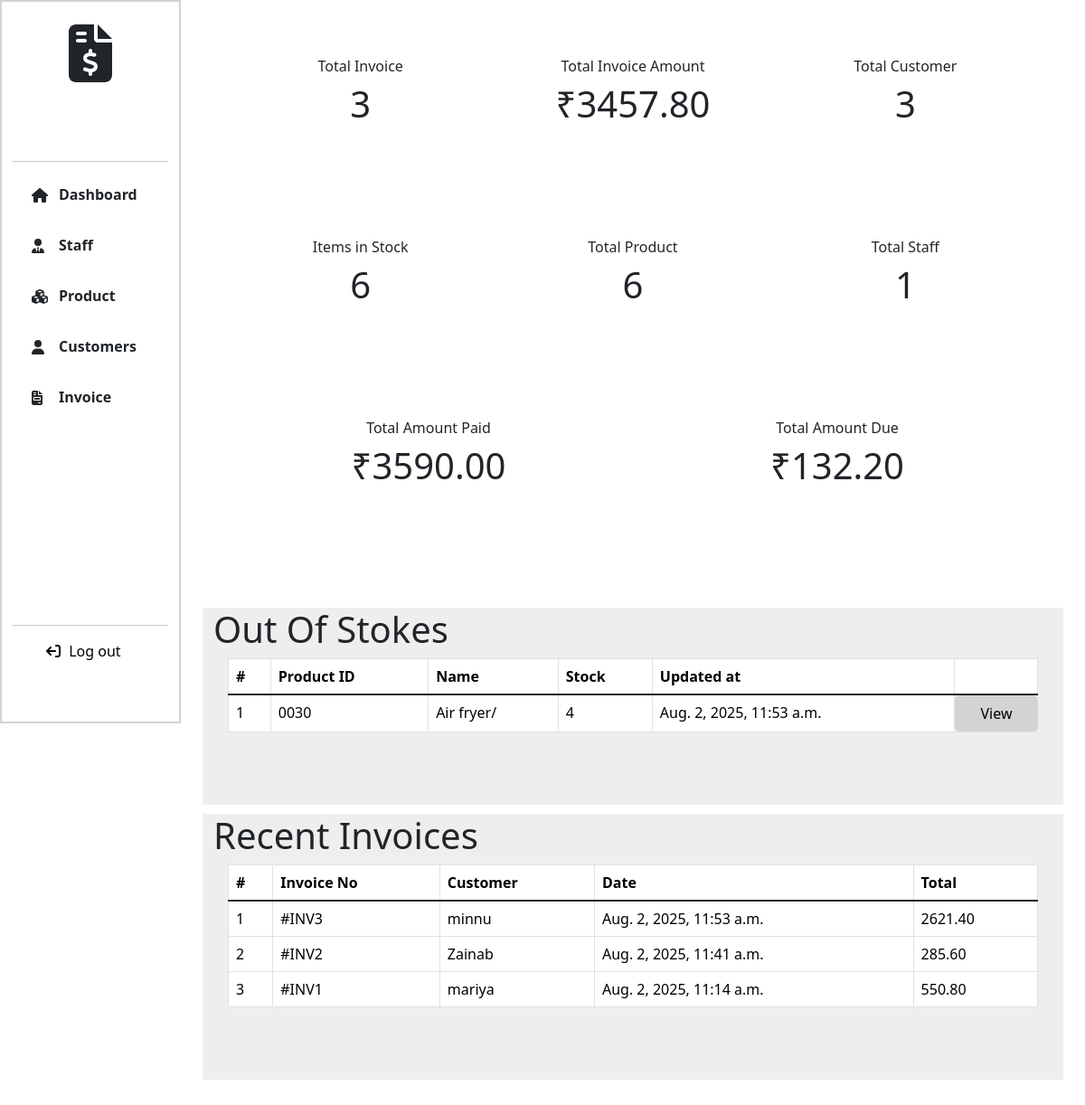
Page /dashboard/ (signed in) on the earlier database version.
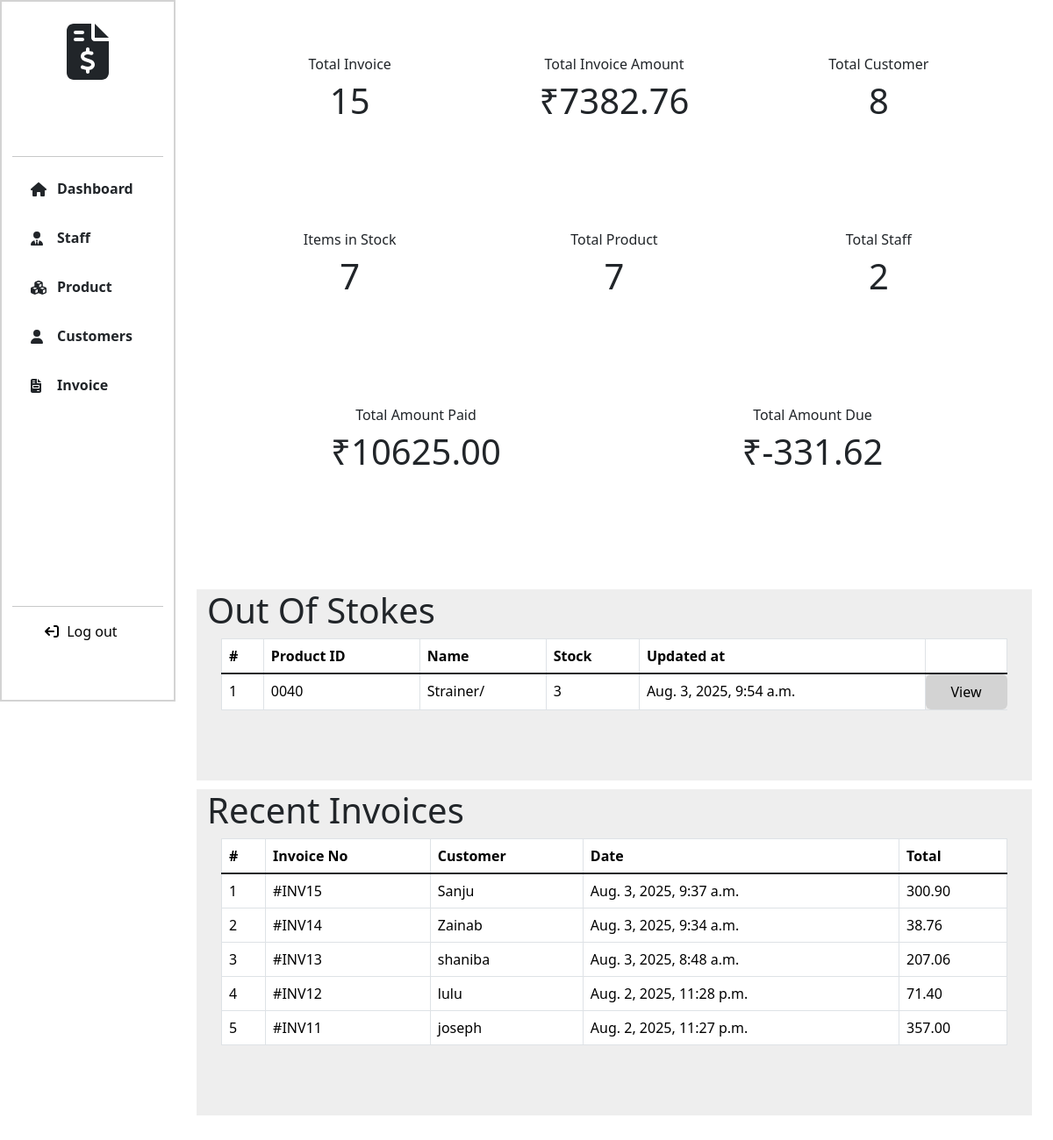
Same page on the later database version.
### Billing_App/models.py (models this page shows, shortened)
class Product(models.Model):
    product_id = models.CharField(max_length=10,null=True)
    name = models.CharField(max_length=255)
    description = models.TextField(null=True, blank=True)
    price = models.DecimalField(max_digits=10, decimal_places=2)
    stock = models.PositiveIntegerField()
    image = models.ImageField(upload_to='products/', null=True, blank=True)
    category = models.CharField(choices=CATEGORY_CHOICES, max_length=255, null=True, blank=True)
    is_active = models.BooleanField(default=True)
    created_at = models.DateTimeField(auto_now_add=True)
    updated_at = models.DateTimeField(auto_now=True)

class Invoice(models.Model):
    customer = models.ForeignKey(Customer, on_delete=models.CASCADE)
    staff = models.ForeignKey(User, on_delete=models.CASCADE)
    date = models.DateTimeField(auto_now_add=True)
    gst_percentage = models.IntegerField(default=2)
    gst = models.DecimalField(max_digits=5, decimal_places=2, default=0.00)
    total = models.DecimalField(max_digits=15, decimal_places=2, default=0)
    grand_total = models.DecimalField(max_digits=15, default=0, decimal_places=2)
    amount_paid = models.DecimalField(max_digits=10, decimal_places=2, default=0.00)
    amount_due = models.DecimalField(max_digits=10, decimal_places=2, default=0.00)

class Customer(models.Model):
    fullname = models.CharField(max_length=255)
    phone=models.IntegerField(unique=True)
    address = models.TextField()
    wallet = models.DecimalField(max_digits=10, decimal_places=2, default=Decimal('0.00'))
    credit_limit = models.DecimalField(max_digits=10, decimal_places=2, default=Decimal('1000.00'))

### Billing_App/views.py (the view)
# urls.py: path('dashboard/', views.dashboard, name='dashboard'),
@login_required
def dashboard(request):
    invoices = Invoice.objects.count()
    customers = Customer.objects.count()
    products_count = Product.objects.count()
    products_lt10 = Product.objects.filter(stock__lt=5)
    staffs = User.objects.filter(is_staff=True, is_superuser=False).count()
    recent_invoice = Invoice.objects.all().order_by('-date')[:5]
    total_invoice_amount = Invoice.objects.aggregate(
        total_sum=Sum('grand_total')
    )['total_sum'] or 0.00
    total_amount_paid = Invoice.objects.aggregate(
        total_sum=Sum('amount_paid')
    )['total_sum'] or 0.00
    total_amount_due = Invoice.objects.aggregate(
        total_sum=Sum('amount_due')
    )['total_sum'] or 0.00
    stocks = Product.objects.filter(stock__gt=0).count()
    return render(request, 'dashboard.html', {
        "invoices": invoices,
        "customers": customers,
        "products_count": products_count,
        "products_lt10": products_lt10,
        "staffs": staffs,
        "recent_invoice": recent_invoice,
        "total_invoice_amount": total_invoice_amount,
        "total_amount_paid": total_amount_paid,
        "total_amount_due": total_amount_due,
        "stocks": stocks,
    })

### templates/dashboard.html (shortened to what the changed rows need)
{% extends 'navbar.html' %}
{% load static %}
{% block styles %}
 <link rel="stylesheet" href="{% static 'css/product.css' %}">
{% endblock %}
{% block content %}
<div class="col-lg-10 col-md-9 col-sm-9 page-col">
    <div class="dashboard-content p-4">
        <div class="row p-4" style="height: auto;">
            <div class="col-lg-4">
                <div class="dashboard-box">
                    <div class="box-content">
                        <h6>Total Invoice</h6>
                        <h1>{{ invoices }}</h1>
                    </div>
                </div>
            </div>
            <div class="col-lg-4">
                <div class="dashboard-box">
                    <div class="box-content">
                        <h6>Total Invoice Amount</h6>
                        <h1>₹{{ total_invoice_amount|floatformat:2 }}</h1>
                    </div>
                </div>
            </div>
            <div class="col-lg-4">
                <div class="dashboard-box">
                    <div class="box-content">
                        <h6>Total Customer</h6>
                        <h1>{{ customers }}</h1>
                    </div>
                </div>
            </div>
            <div class="col-lg-4">
                <div class="dashboard-box">
                    <div class="box-content">
                        <h6>Items in Stock</h6>
                        <h1>{{ stocks }}</h1>
                    </div>
                </div>
            </div>
            <div class="col-lg-4">
                <div class="dashboard-box">
                    <div class="box-content">
                        <h6>Total Product</h6>
                        <h1>{{ products_count }}</h1>
                    </div>
                </div>
            </div>
            <div class="col-lg-4">
                <div class="dashboard-box">
                    <div class="box-content">
                        <h6>Total Staff</h6>
                        <h1>{{ staffs }}</h1>
                    </div>
                </div>
            </div>
            <div class="col-lg-6">
                <div class="dashboard-box">
                    <div class="box-content">
                        <h6>Total Amount Paid</h6>
                        <h1>₹{{ total_amount_paid|floatformat:2 }}</h1>
                    </div>
                </div>
            </div>
            <div class="col-lg-6">
                <div class="dashboard-box">
                    <div class="box-content">
                        <h6>Total Amount Due</h6>
                        <h1>₹{{ total_amount_due|floatformat:2 }}</h1>
                    </div>
                </div>
            </div>
        </div>
        <div class="row" style="height: auto;">
            <div class="recent-invoice">
                <h1>Out Of Stokes</h1>
                <div class="invoice-content">
                {% if products_lt10 %}
                    <div class="table-div">
                        <div class="table-responsive" >
                            <table class="table table-hover table-bordered">
                                <thead>
                                    <tr>
                                        <th scope="col">#</th>
                                        <th scope="col">Product ID</th>
                                        <th scope="col">Name</th>
                                        <th scope="col">Stock</th>
                                        <th scope="col">Updated at</th>
                                        <th scope="col"></th>
                                    </tr>
                                </thead>
                                <tbody class="table-group-divider">
                                {% for product in products_lt10 %}
                                    <tr>
                                        <td class="text-nowrap">{{ forloop.counter }}</td>
                                        <td class="text-nowrap">{{ product.product_id }}</td>
                                        <td class="text-nowrap">{{ product.name }}/{{ product.description }}</td>
                                        <td class="text-nowrap">{{ product.stock }}</td>
                                        <td class="text-nowrap">{{ product.updated_at }}</td>
                                        <td class="text-nowrap btn btn-product " style="width: 100%;" ><a href="{% url 'update_product' product.id %}" style="text-decoration: none;color: black;">View</a></td>
                                    </tr>
                                {% endfor %}
                                </tbody>
                            </table>
                        </div>
                    </div>
                {% else %}
                    <div class="else">
                        <div class="p-4 text-center text-box">
                            <h4> No,Out of stocks!</h4>
                        </div>
                    </div>
                {% endif %}
                </div>
            </div>
        </div>
        <div class="row" style="height: auto; padding: 10px 0;">
            <div class="recent-invoice">
                <h1>Recent Invoices</h1>
                <div class="invoice-content">
                    {% if recent_invoice %}
                    <div class="table-div">
                        <div class="table-responsive" >
                            <table class="table table-hover table-bordered">
                                <thead>
                                    <tr>
                                        <th scope="col">#</th>
                                        <th scope="col">Invoice No</th>
                                        <th scope="col">Customer</th>
                                        <th scope="col">Date</th>
                                        <th scope="col">Total</th>
                                    </tr>
                                </thead>
                                <tbody class="table-group-divider">
                                    {% for invoice in recent_invoice %}
                                        <tr>
                                            <td class="text-nowrap">{{ forloop.counter }}</td>
                                            <td class="text-nowrap">#INV{{ invoice.id }}</td>
                                            <td class="text-nowrap">{{ invoice.customer.fullname }}</td>
                                            <td class="text-nowrap">{{ invoice.date }}</td>
                                            <td class="text-nowrap">{{ invoice.grand_total }}</td>
                                        </tr>
                                    {% endfor %}
                                </tbody>
                            </table>
                        </div>
                    </div>
                    {% else %}
                    <div class="else">
                        <div class="p-4 text-center text-box">
                            <h4>No Invoice found!</h4>
                        </div>
                    </div>
                    {% endif %}
                </div>
            </div>
        </div>
    </div>
</div>
{% endblock %}

Differences in the rows shown:
no longer on this page (row edited): Product: product_id "0030", name "Air fryer", stock "4", updated_at "Aug. 2, 2025, 11:53 a.m."
no longer on this page (row unchanged): Invoice: id "3", customer.fullname "minnu", date "Aug. 2, 2025, 11:53 a.m.", grand_total "2621.40"
no longer on this page (row unchanged): Invoice: id "2", customer.fullname "Zainab", date "Aug. 2, 2025, 11:41 a.m.", grand_total "285.60"
no longer on this page (row unchanged): Invoice: id "1", customer.fullname "mariya", date "Aug. 2, 2025, 11:14 a.m.", grand_total "550.80"
now on this page (row edited): Product: product_id "0040", name "Strainer", stock "3", updated_at "Aug. 3, 2025, 9:54 a.m."
added Invoice: id "15", customer.fullname "Sanju", date "Aug. 3, 2025, 9:37 a.m.", grand_total "300.90"
added Invoice: id "14", customer.fullname "Zainab", date "Aug. 3, 2025, 9:34 a.m.", grand_total "38.76"
added Invoice: id "13", customer.fullname "shaniba", date "Aug. 3, 2025, 8:48 a.m.", grand_total "207.06"
added Invoice: id "12", customer.fullname "lulu", date "Aug. 2, 2025, 11:28 p.m.", grand_total "71.40"
added Invoice: id "11", customer.fullname "joseph", date "Aug. 2, 2025, 11:27 p.m.", grand_total "357.00"
Other differences:
{{ invoices }}: "3" → "15"
{{ total_invoice_amount|floatformat:2 }}: "3457.80" → "7382.76"
{{ customers }}: "3" → "8"
{{ stocks }}: "6" → "7"
{{ products_count }}: "6" → "7"
{{ staffs }}: "1" → "2"
{{ total_amount_paid|floatformat:2 }}: "3590.00" → "10625.00"
{{ total_amount_due|floatformat:2 }}: "132.20" → "-331.62"
